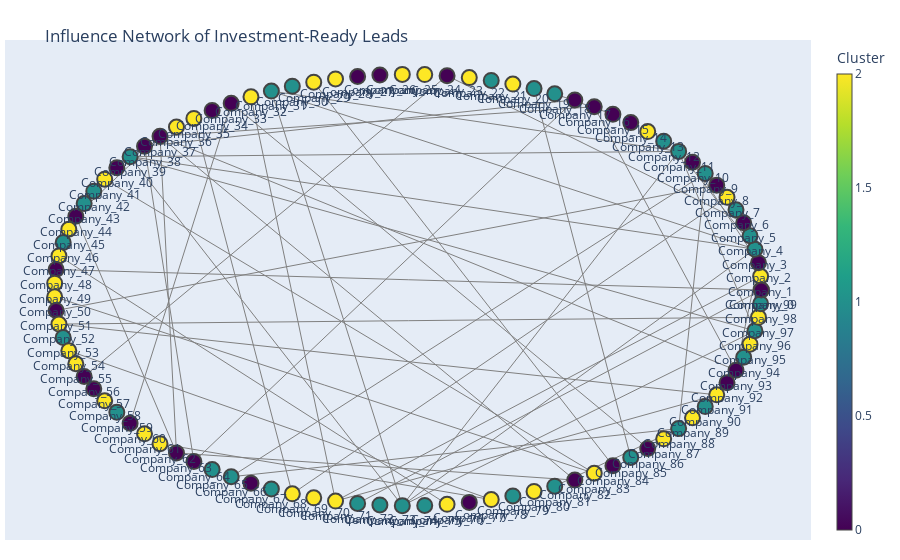

Notebook cell for this chart:
### Code cell
import pandas as pd
import plotly.graph_objects as go
from sklearn.metrics.pairwise import cosine_similarity
from sklearn.preprocessing import StandardScaler
from sklearn.cluster import KMeans
import numpy as np

# Load the uploaded CSV
df = pd.read_csv("simulated_deals.csv")

# Basic cleanup: drop NA and select numerical features for similarity
features = ['Revenue', 'EmailScore', 'domain_age_years', 'num_funding_rounds', 'confidence_score']
df_clean = df.dropna(subset=features).copy()

# Standardize the features
scaler = StandardScaler()
X_scaled = scaler.fit_transform(df_clean[features])

# Calculate similarity matrix
similarity_matrix = cosine_similarity(X_scaled)

# Apply clustering for node color grouping
kmeans = KMeans(n_clusters=3, random_state=42)
clusters = kmeans.fit_predict(X_scaled)
df_clean["cluster"] = clusters

# Create edge list from similarity matrix (threshold-based)
edges = []
threshold = 0.90  # high similarity
for i in range(similarity_matrix.shape[0]):
    for j in range(i + 1, similarity_matrix.shape[1]):
        if similarity_matrix[i, j] > threshold:
            edges.append((i, j, similarity_matrix[i, j]))

# Generate node positions using circular layout
theta = np.linspace(0, 2 * np.pi, len(df_clean))
x_pos = np.cos(theta)
y_pos = np.sin(theta)

# Plotly network graph
edge_trace = go.Scatter(
    x=[],
    y=[],
    line=dict(width=1, color='gray'),
    hoverinfo='none',
    mode='lines'
)

for edge in edges:
    x0, y0 = x_pos[edge[0]], y_pos[edge[0]]
    x1, y1 = x_pos[edge[1]], y_pos[edge[1]]
    edge_trace['x'] += (x0, x1, None)
    edge_trace['y'] += (y0, y1, None)

# Node trace
node_trace = go.Scatter(
    x=x_pos,
    y=y_pos,
    mode='markers+text',
    text=df_clean['CompanyName'],
    textposition='bottom center',
    marker=dict(
        showscale=True,
        colorscale='Viridis',
        size=15,
        color=df_clean['cluster'],
        colorbar=dict(
            thickness=15,
            title='Cluster',
            xanchor='left'
            # titleside='right'
        ),
        line_width=2
    ),
    hovertext=[
        f"{row['CompanyName']}<br>Revenue: {row['Revenue']}<br>Confidence: {row['confidence_score']}" 
        for _, row in df_clean.iterrows()
    ],
    hoverinfo='text'
)

# Final figure
fig = go.Figure(data=[edge_trace, node_trace],
                layout=go.Layout(
                    title='<br>Influence Network of Investment-Ready Leads',
                    # titlefont_size=20,
                    showlegend=False,
                    hovermode='closest',
                    margin=dict(b=20, l=5, r=5, t=40),
                    xaxis=dict(showgrid=False, zeroline=False, showticklabels=False),
                    yaxis=dict(showgrid=False, zeroline=False, showticklabels=False)
                ))

fig.show()

### Figure 1 — Plotly figure (JSON) as saved in the notebook; plotly's stock layout.template omitted (floating-point values rounded to 4 significant figures; data arrays with more than 128 entries replaced by an {"elided": "..."} marker saying what was removed)
{"data": [{"hoverinfo": "none", "line": {"color": "gray", "width": 1}, "mode": "lines", "type": "scatter", "x": {"elided": "165 float values"}, "y": {"elided": "165 float values"}}, {"hoverinfo": "text", "hovertext": ["Company_0<br>Revenue: 6523388<br>Confidence: 60.95536049450815", "Company_1<br>Revenue: 6650634<br>Confidence: 67.21397570017822", "Company_2<br>Revenue: 4404572<br>Confidence: 12.649071608279444", "Company_3<br>Revenue: 2334489<br>Confidence: 63.775161171284935", "Company_4<br>Revenue: 9624682<br>Confidence: 81.25844102869694", "Company_5<br>Revenue: 7304212<br>Confidence: 44.54230986307089", "Company_6<br>Revenue: 9728519<br>Confidence: 61.4694797026919", "Company_7<br>Revenue: 4572471<br>Confidence: 58.32364344354447", "Company_8<br>Revenue: 4623669<br>Confidence: 51.09436510054402", "Company_9<br>Revenue: 7504852<br>Confidence: 76.95009128539965", "Company_10<br>Revenue: 5081505<br>Confidence: 34.0248725530625", "Company_11<br>Revenue: 1866891<br>Confidence: 60.8248133965736", "Company_12<br>Revenue: 4621373<br>Confidence: 81.0896987022901", "Company_13<br>Revenue: 6119877<br>Confidence: 66.13526335781906", "Company_14<br>Revenue: 3444769<br>Confidence: 50.03169804121701", "Company_15<br>Revenue: 9280351<br>Confidence: 60.558621526444725", "Company_16<br>Revenue: 203355<br>Confidence: 22.110503806386745", "Company_17<br>Revenue: 1362752<br>Confidence: 35.13353290179989", "Company_18<br>Revenue: 9884633<br>Confidence: 50.45343299697734", "Company_19<br>Revenue: 5764789<br>Confidence: 54.74691462530373", "Company_20<br>Revenue: 9795979<br>Confidence: 46.27325230411882", "Company_21<br>Revenue: 9405648<br>Confidence: 64.1466089111812", "Company_22<br>Revenue: 5843066<br>Confidence: 72.23933840119902", "Company_23<br>Revenue: 6213790<br>Confidence: 40.32613246026703", "Company_24<br>Revenue: 4821339<br>Confidence: 36.82944361804663", "Company_25<br>Revenue: 9989550<br>Confidence: 89.33333333333333", "Company_26<br>Revenue: 3375709<br>Confidence: 48.558006927650304", "Company_27<br>Revenue: 184654<br>Confidence: 25.40582916334962", "Company_28<br>Revenue: 5247581<br>Confidence: 79.6957393168916", "Company_29<br>Revenue: 2054354<br>Confidence: 60.53914717236116", "Company_30<br>Revenue: 8342680<br>Confidence: 57.986229111889166", "Company_31<br>Revenue: 2528388<br>Confidence: 68.83590882882145", "Company_32<br>Revenue: 9016786<br>Confidence: 70.02295111886858", "Company_33<br>Revenue: 2763046<br>Confidence: 43.979495217382144", "Company_34<br>Revenue: 5599720<br>Confidence: 39.74476115838594", "Company_35<br>Revenue: 6740913<br>Confidence: 71.39745904859538", "Company_36<br>Revenue: 3516664<br>Confidence: 58.84448435181473", "Company_37<br>Revenue: 3485659<br>Confidence: 32.781469683756", "Company_38<br>Revenue: 3485357<br>Confidence: 41.44752256458961", "Company_39<br>Revenue: 1565689<br>Confidence: 64.21264942145267", "Company_40<br>Revenue: 168148<br>Confidence: 52.70561564582093", "Company_41<br>Revenue: 1925665<br>Confidence: 63.61093254188835", "Company_42<br>Revenue: 2845683<br>Confidence: 71.48078027219167", "Company_43<br>Revenue: 4156518<br>Confidence: 60.8115924768284", "Company_44<br>Revenue: 2769995<br>Confidence: 33.32695172208591", "Company_45<br>Revenue: 5097895<br>Confidence: 50.7248503117944", "Company_46<br>Revenue: 6497986<br>Confidence: 74.23706671614893", "Company_47<br>Revenue: 1970928<br>Confidence: 48.36959188458604", "Company_48<br>Revenue: 4255299<br>Confidence: 37.012355319128325", "Company_49<br>Revenue: 6349859<br>Confidence: 48.60267956131792", "Company_50<br>Revenue: 2405413<br>Confidence: 58.58597401816116", "Company_51<br>Revenue: 4010197<br>Confidence: 51.84754250924185", "Company_52<br>Revenue: 5658019<br>Confidence: 53.86324824540919", "Company_53<br>Revenue: 5514709<br>Confidence: 46.238651177855694", "Company_54<br>Revenue: 371836<br>Confidence: 58.45292516710929", "Company_55<br>Revenue: 3684702<br>Confidence: 45.1860053578219", "Company_56<br>Revenue: 7381369<br>Confidence: 38.69912401380165", "Company_57<br>Revenue: 2399435<br>Confidence: 18.573824310512222", "Company_58<br>Revenue: 8685377<br>Confidence: 84.01606100028529", "Company_59<br>Revenue: 2758505<br>Confidence: 31.30359940678209", "Company_60<br>Revenue: 1371741<br>Confidence: 36.48513550948188", "Company_61<br>Revenue: 3869315<br>Confidence: 60.89454678386047", "Company_62<br>Revenue: 1146797<br>Confidence: 53.361291887749815", "Company_63<br>Revenue: 3147262<br>Confidence: 14.093710463402209", "Company_64<br>Revenue: 664685<br>Confidence: 23.048112476457145", "Company_65<br>Revenue: 2979190<br>Confidence: 49.752120355678734", "Company_66<br>Revenue: 5696411<br>Confidence: 73.27460961086996", "Company_67<br>Revenue: 9800344<br>Confidence: 36.28212374505017", "Company_68<br>Revenue: 1107293<br>Confidence: 71.94767048968525", "Company_69<br>Revenue: 4874183<br>Confidence: 56.93684394440998", "Company_70<br>Revenue: 3466612<br>Confidence: 78.07609182913531", "Company_71<br>Revenue: 8511855<br>Confidence: 74.99672762725234", "Company_72<br>Revenue: 5367180<br>Confidence: 56.60547940027028", "Company_73<br>Revenue: 7907313<br>Confidence: 68.43472106516367", "Company_74<br>Revenue: 2804238<br>Confidence: 64.72988064575419", "Company_75<br>Revenue: 2730708<br>Confidence: 66.58043802223031", "Company_76<br>Revenue: 3594679<br>Confidence: 49.66970897134711", "Company_77<br>Revenue: 5617209<br>Confidence: 29.78030586181053", "Company_78<br>Revenue: 1867640<br>Confidence: 52.82633566673569", "Company_79<br>Revenue: 6823771<br>Confidence: 68.89919326456086", "Company_80<br>Revenue: 1385160<br>Confidence: 65.17907499765089", "Company_81<br>Revenue: 6180526<br>Confidence: 73.59185992621427", "Company_82<br>Revenue: 5273036<br>Confidence: 12.41414081263212", "Company_83<br>Revenue: 1525472<br>Confidence: 58.797578919749135", "Company_84<br>Revenue: 148984<br>Confidence: 54.66666666666667", "Company_85<br>Revenue: 6656168<br>Confidence: 65.22522302070837", "Company_86<br>Revenue: 1604384<br>Confidence: 25.62462660514988", "Company_87<br>Revenue: 2330919<br>Confidence: 59.10123882440639", "Company_88<br>Revenue: 7040119<br>Confidence: 80.0055663464886", "Company_89<br>Revenue: 1837095<br>Confidence: 41.43092257091716", "Company_90<br>Revenue: 4880450<br>Confidence: 35.61624768331415", "Company_91<br>Revenue: 7569344<br>Confidence: 53.081165046807264", "Company_92<br>Revenue: 2209818<br>Confidence: 41.52177940442315", "Company_93<br>Revenue: 2331785<br>Confidence: 28.436332219102034", "Company_94<br>Revenue: 3953339<br>Confidence: 65.06531744888116", "Company_95<br>Revenue: 9567719<br>Confidence: 51.14266923264375", "Company_96<br>Revenue: 1096107<br>Confidence: 61.25826935835467", "Company_97<br>Revenue: 7230144<br>Confidence: 52.391773806506656", "Company_98<br>Revenue: 4645583<br>Confidence: 57.13890318910519", "Company_99<br>Revenue: 3847389<br>Confidence: 36.18331763979159"], "marker": {"color": [1, 2, 0, 1, 1, 0, 1, 2, 0, 1, 0, 1, 1, 2, 0, 0, 0, 0, 1, 1, 2, 1, 2, 0, 2, 2, 0, 0, 2, 2, 1, 1, 2, 0, 0, 2, 2, 0, 0, 1, 0, 2, 1, 1, 0, 2, 1, 2, 0, 2, 2, 0, 2, 1, 2, 2, 0, 0, 2, 1, 0, 2, 2, 0, 0, 1, 1, 0, 1, 2, 2, 2, 1, 1, 1, 1, 2, 0, 2, 1, 2, 1, 0, 2, 0, 1, 0, 2, 1, 2, 1, 2, 0, 0, 1, 2, 1, 2, 1, 0], "colorbar": {"thickness": 15, "title": {"text": "Cluster"}, "xanchor": "left"}, "colorscale": [[0, "#440154"], [0.1111, "#482878"], [0.2222, "#3e4989"], [0.3333, "#31688e"], [0.4444, "#26828e"], [0.5556, "#1f9e89"], [0.6667, "#35b779"], [0.7778, "#6ece58"], [0.8889, "#b5de2b"], [1, "#fde725"]], "line": {"width": 2}, "showscale": true, "size": 15}, "mode": "markers+text", "text": ["Company_0", "Company_1", "Company_2", "Company_3", "Company_4", "Company_5", "Company_6", "Company_7", "Company_8", "Company_9", "Company_10", "Company_11", "Company_12", "Company_13", "Company_14", "Company_15", "Company_16", "Company_17", "Company_18", "Company_19", "Company_20", "Company_21", "Company_22", "Company_23", "Company_24", "Company_25", "Company_26", "Company_27", "Company_28", "Company_29", "Company_30", "Company_31", "Company_32", "Company_33", "Company_34", "Company_35", "Company_36", "Company_37", "Company_38", "Company_39", "Company_40", "Company_41", "Company_42", "Company_43", "Company_44", "Company_45", "Company_46", "Company_47", "Company_48", "Company_49", "Company_50", "Company_51", "Company_52", "Company_53", "Company_54", "Company_55", "Company_56", "Company_57", "Company_58", "Company_59", "Company_60", "Company_61", "Company_62", "Company_63", "Company_64", "Company_65", "Company_66", "Company_67", "Company_68", "Company_69", "Company_70", "Company_71", "Company_72", "Company_73", "Company_74", "Company_75", "Company_76", "Company_77", "Company_78", "Company_79", "Company_80", "Company_81", "Company_82", "Company_83", "Company_84", "Company_85", "Company_86", "Company_87", "Company_88", "Company_89", "Company_90", "Company_91", "Company_92", "Company_93", "Company_94", "Company_95", "Company_96", "Company_97", "Company_98", "Company_99"], "textposition": "bottom center", "type": "scatter", "x": [1.0, 0.998, 0.992, 0.9819, 0.9679, 0.9501, 0.9284, 0.9029, 0.8738, 0.8413, 0.8053, 0.766, 0.7237, 0.6785, 0.6306, 0.5801, 0.5272, 0.4723, 0.4154, 0.3569, 0.2969, 0.2358, 0.1736, 0.1108, 0.04758, -0.01587, -0.07925, -0.1423, -0.2048, -0.2665, -0.3271, -0.3863, -0.4441, -0.5, -0.5539, -0.6056, -0.6549, -0.7015, -0.7453, -0.7861, -0.8237, -0.858, -0.8888, -0.9161, -0.9397, -0.9595, -0.9754, -0.9874, -0.9955, -0.9995, -0.9995, -0.9955, -0.9874, -0.9754, -0.9595, -0.9397, -0.9161, -0.8888, -0.858, -0.8237, -0.7861, -0.7453, -0.7015, -0.6549, -0.6056, -0.5539, -0.5, -0.4441, -0.3863, -0.3271, -0.2665, -0.2048, -0.1423, -0.07925, -0.01587, 0.04758, 0.1108, 0.1736, 0.2358, 0.2969, 0.3569, 0.4154, 0.4723, 0.5272, 0.5801, 0.6306, 0.6785, 0.7237, 0.766, 0.8053, 0.8413, 0.8738, 0.9029, 0.9284, 0.9501, 0.9679, 0.9819, 0.992, 0.998, 1.0], "y": [0.0, 0.06342, 0.1266, 0.1893, 0.2511, 0.312, 0.3717, 0.4298, 0.4862, 0.5406, 0.5929, 0.6428, 0.6901, 0.7346, 0.7761, 0.8146, 0.8497, 0.8815, 0.9096, 0.9341, 0.9549, 0.9718, 0.9848, 0.9938, 0.9989, 0.9999, 0.9969, 0.9898, 0.9788, 0.9638, 0.945, 0.9224, 0.896, 0.866, 0.8326, 0.7958, 0.7557, 0.7127, 0.6668, 0.6182, 0.5671, 0.5137, 0.4582, 0.4009, 0.342, 0.2817, 0.2203, 0.158, 0.09506, 0.03173, -0.03173, -0.09506, -0.158, -0.2203, -0.2817, -0.342, -0.4009, -0.4582, -0.5137, -0.5671, -0.6182, -0.6668, -0.7127, -0.7557, -0.7958, -0.8326, -0.866, -0.896, -0.9224, -0.945, -0.9638, -0.9788, -0.9898, -0.9969, -0.9999, -0.9989, -0.9938, -0.9848, -0.9718, -0.9549, -0.9341, -0.9096, -0.8815, -0.8497, -0.8146, -0.7761, -0.7346, -0.6901, -0.6428, -0.5929, -0.5406, -0.4862, -0.4298, -0.3717, -0.312, -0.2511, -0.1893, -0.1266, -0.06342, -2.449e-16]}], "layout": {"hovermode": "closest", "margin": {"b": 20, "l": 5, "r": 5, "t": 40}, "showlegend": false, "title": {"text": "<br>Influence Network of Investment-Ready Leads"}, "xaxis": {"showgrid": false, "showticklabels": false, "zeroline": false}, "yaxis": {"showgrid": false, "showticklabels": false, "zeroline": false}}}
